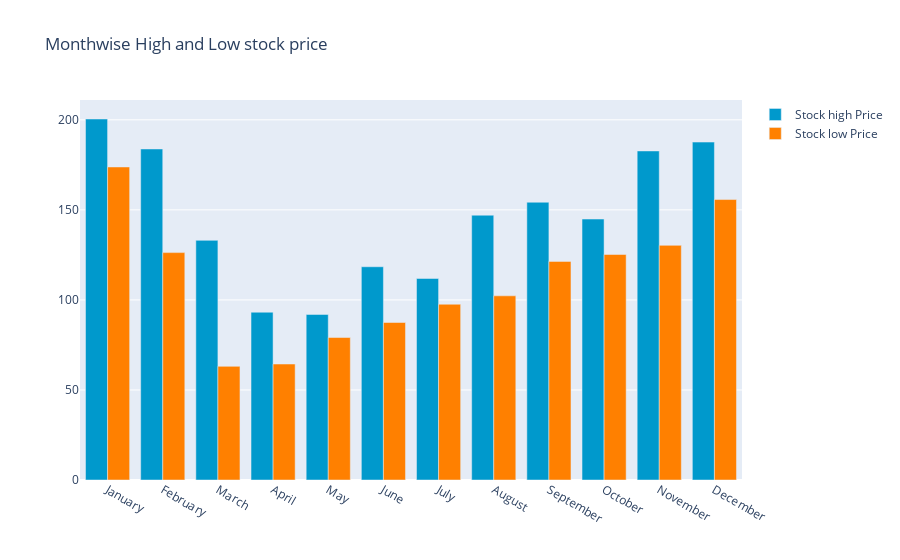

The notebook cell this image was saved under:
### Code cell
y_2020.groupby(y_2020['date'].dt.strftime('%B'))['low'].min()
monthvise_high = y_2020.groupby(data['date'].dt.strftime('%B'))['high'].max()
monthvise_high = monthvise_high.reindex(new_order, axis=0)

monthvise_low = y_2020.groupby(y_2020['date'].dt.strftime('%B'))['low'].min()
monthvise_low = monthvise_low.reindex(new_order, axis=0)

fig = go.Figure()
fig.add_trace(go.Bar(
    x=monthvise_high.index,
    y=monthvise_high,
    name='Stock high Price',
    marker_color='rgb(0, 153, 204)'
))
fig.add_trace(go.Bar(
    x=monthvise_low.index,
    y=monthvise_low,
    name='Stock low Price',
    marker_color='rgb(255, 128, 0)'
))

fig.update_layout(barmode='group',
                  title=' Monthwise High and Low stock price')
fig.show()

### Figure 1 — Plotly figure (JSON) as saved in the notebook; plotly's stock layout.template omitted (floating-point values rounded to 4 significant figures)
{"data": [{"marker": {"color": "rgb(0, 153, 204)"}, "name": "Stock high Price", "type": "bar", "x": ["January", "February", "March", "April", "May", "June", "July", "August", "September", "October", "November", "December"], "y": [200.5, 183.8, 133.1, 93.17, 91.93, 118.4, 111.9, 147.0, 154.2, 144.9, 182.7, 187.6]}, {"marker": {"color": "rgb(255, 128, 0)"}, "name": "Stock low Price", "type": "bar", "x": ["January", "February", "March", "April", "May", "June", "July", "August", "September", "October", "November", "December"], "y": [173.8, 126.3, 63.11, 64.4, 79.11, 87.46, 97.59, 102.3, 121.4, 125.2, 130.3, 155.7]}], "layout": {"barmode": "group", "title": {"text": " Monthwise High and Low stock price"}}}
